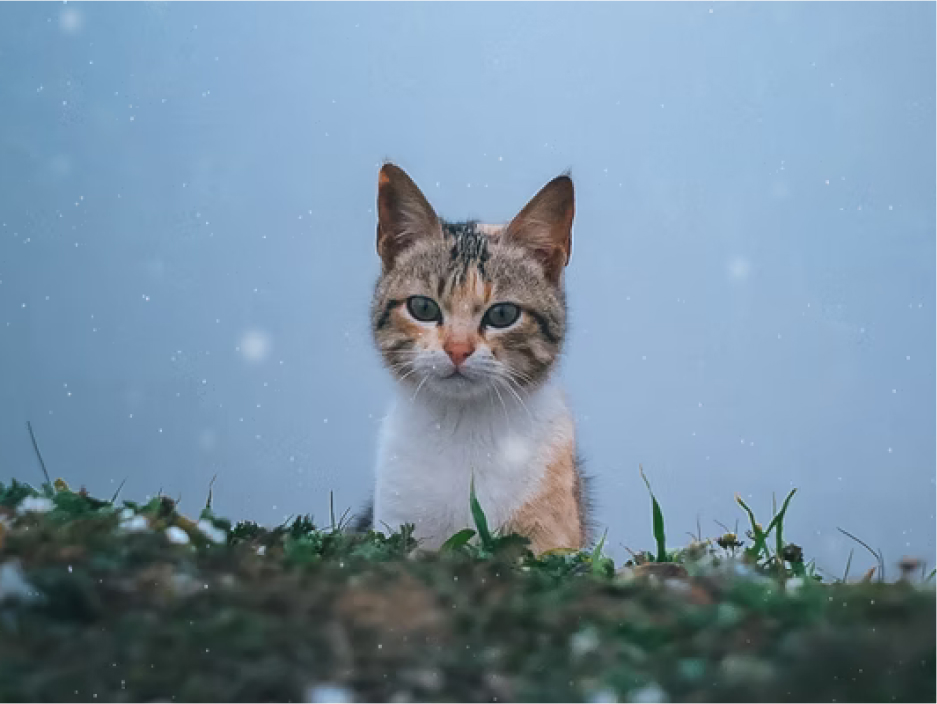
#> input picture assignment_prep/image.jpeg, 937 x 704 px
$ jupyter execute average_smoothing.ipynb
#> lines starting #> are read from the running program, lines starting #| are printed output that depends on the picture
[cell 1]
import cv2
import matplotlib.pyplot as plt

image = cv2.imread('./image.jpeg')
#> image is the input picture: shape (704, 937, 3); mean B, G, R 163.3, 143.8, 119.4

image2 = cv2.cvtColor(image, cv2.COLOR_BGR2GRAY)
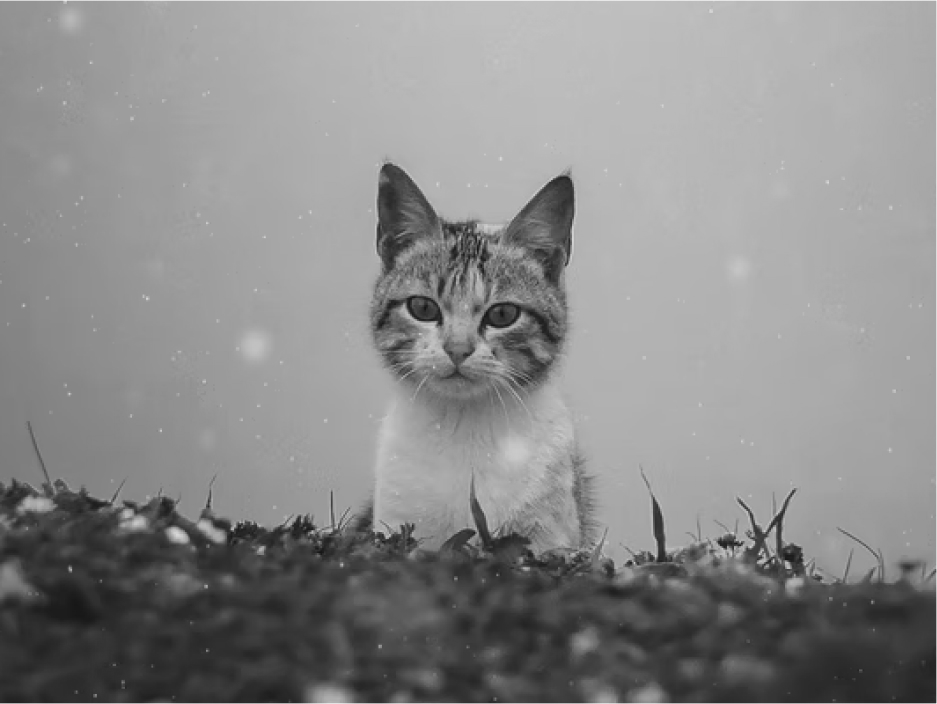
#> image2: shape (704, 937); min 18, max 244, mean 138.7
figure_size = 9
new_image = cv2.blur(image2,(figure_size, figure_size))
plt.figure(figsize=(11,6))
plt.subplot(121), plt.imshow(image2, cmap='gray'),plt.title('Original')
plt.xticks([]), plt.yticks([])
plt.subplot(122), plt.imshow(new_image, cmap='gray'),plt.title('Mean filter')
plt.xticks([]), plt.yticks([])
plt.show()
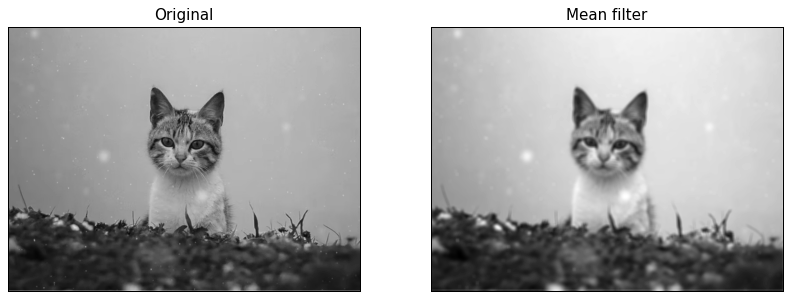
#> figure drawn by matplotlib, 2 panels
